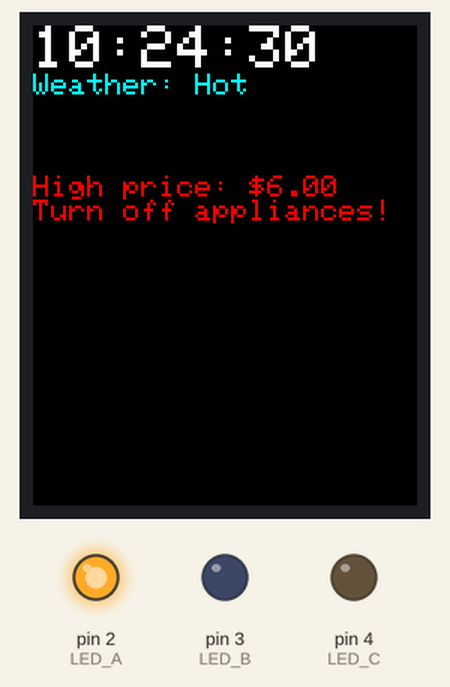
The sketch below on a simulated Arduino Uno, built with avr-gcc and run on an emulated ATmega328P. Shown: 128×160 colour display, output pins drawn as LEDs (lit = HIGH). The local clock reads 2024-03-15 10:24:30 at power-on unless the sketch sets it.

Above: at 0.3 s.
At 9.5 s:
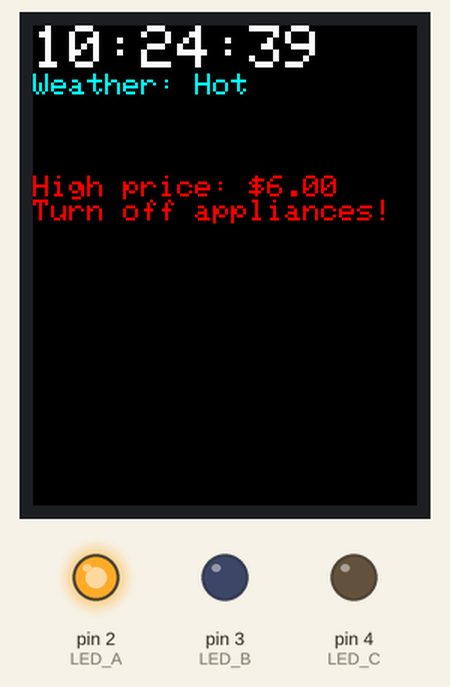
At 18.8 s:
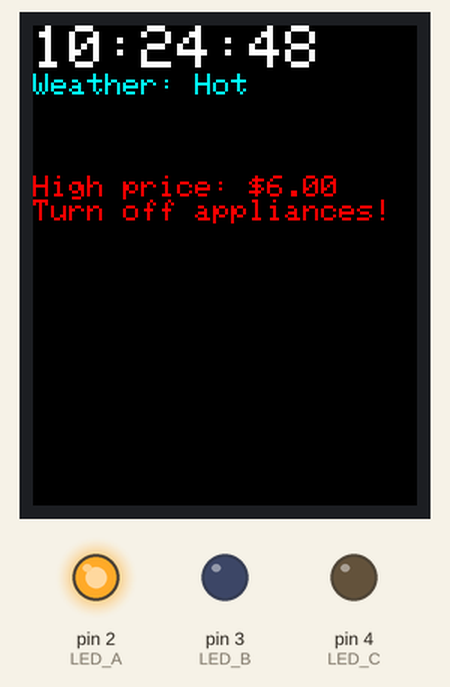
At 38.4 s:
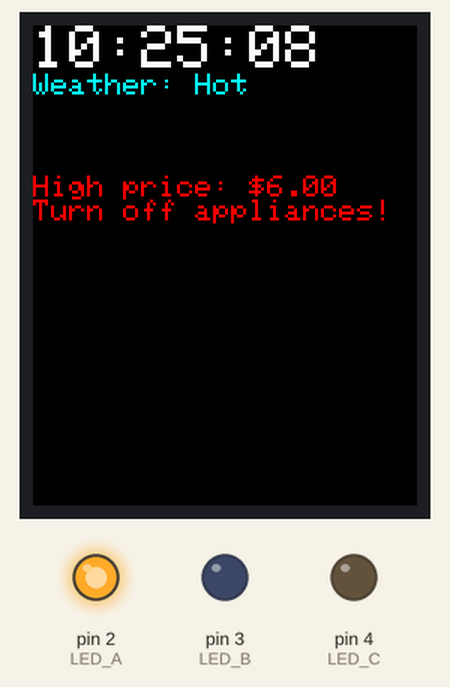
Timing chart, 0 to 39.9 s (numbered marks = the images above):
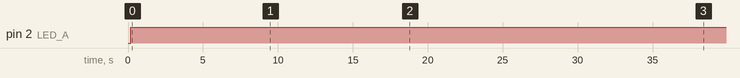

Measured:
- by itself, pin 2 (LED_A): LOW → HIGH at 0.20 s
- what the display in image 1 shows lasts 1.0 s, from 9.5 s to 10.5 s

The sketch:

utility_main.ino
```cpp
#include <Wire.h>
#include <Adafruit_GFX.h>
#include <Adafruit_ST7735.h>
#include <RTClib.h>

// TFT Pins for Arduino Uno
#define cs   10
#define dc   9
#define rst  8

// Define the LED pins
#define LED_A 2  // High demand LED
#define LED_B 3  // Medium demand LED
#define LED_C 4  // Low demand LED

Adafruit_ST7735 tft = Adafruit_ST7735(cs, dc, rst);
RTC_DS3231 rtc;

const char* csvData = "\
Time,Price\n\
1,300\n\
0,280\n\
2,260\n\
3,240\n\
4,220\n\
5,200\n\
6,250\n\
7,300\n\
8,400\n\
9,500\n\
10,600\n\
11,550\n\
12,450\n\
13,450\n\
14,400\n\
15,350\n\
16,300\n\
17,450\n\
18,500\n\
19,600\n\
20,500\n\
21,400\n\
22,350\n\
23,300";

void setup() {
  Serial.begin(9600);

  // Initialize TFT
  tft.initR(INITR_BLACKTAB);
  tft.fillScreen(ST77XX_BLACK);

  // Initialize RTC
  if (!rtc.begin()) {
    Serial.println("Couldn't find RTC");
    while (1);
  }

 //rtc.adjust(DateTime(2025, 4, 21, 22, 48, 0));  // Year, Month, Day, Hour, Min, Sec

  // Setup LED pins
  pinMode(LED_A, OUTPUT);
  pinMode(LED_B, OUTPUT);
  pinMode(LED_C, OUTPUT);
}

void loop() {
  DateTime now = rtc.now();
  displayTimeWeatherAndCheckPrice(now);
  delay(1000); // Update every second
}

void displayTimeWeatherAndCheckPrice(DateTime now) {
  tft.fillScreen(ST77XX_BLACK);
  tft.setCursor(0, 0);
  tft.setTextSize(2);
  tft.setTextColor(ST77XX_WHITE);
  tft.print(now.hour(), DEC);
  tft.print(':');
  if (now.minute() < 10) tft.print('0');
  tft.print(now.minute(), DEC);
  tft.print(':');
  if (now.second() < 10) tft.print('0');
  tft.println(now.second(), DEC);

  tft.setTextSize(1);
  tft.setTextColor(ST77XX_CYAN);

  if (now.hour() >= 0 && now.hour() < 7) {
    tft.print("Weather: Cold");
  } else if (now.hour() >= 7 && now.hour() < 15) {
    tft.print("Weather: Hot");
  } else if (now.hour() >= 15 && now.hour() < 20) {
    tft.print("Weather: Rainy");
  } else {
    tft.print("Weather: Warm");
  }

  checkElectricityPrice(now);
}

void checkElectricityPrice(DateTime now) {
  int hour = now.hour();
  char searchStr[4];
  sprintf(searchStr, "%d,", hour); // Match "hour," format exactly

  char* priceStr = strstr(csvData, searchStr);
  if (priceStr != NULL) {
    int priceInCents = atoi(strchr(priceStr, ',') + 1);
    float priceInDollars = static_cast<float>(priceInCents) / 100.0;

    if (priceInDollars < 3.99) {
      digitalWrite(LED_C, HIGH);
      digitalWrite(LED_B, LOW);
      digitalWrite(LED_A, LOW);
      tft.setTextColor(ST77XX_GREEN);
      tft.setCursor(0, 50);
      tft.print("Low price: $");
      tft.println(priceInDollars);
      tft.println("Use all appliances.");
    } else if (priceInDollars < 4.99) {
      digitalWrite(LED_B, HIGH);
      digitalWrite(LED_C, LOW);
      digitalWrite(LED_A, LOW);
      tft.setTextColor(ST77XX_YELLOW);
      tft.setCursor(0, 50);
      tft.print("Mid price: $");
      tft.println(priceInDollars);
      tft.println("Use priority appliances.");
    } else {
      digitalWrite(LED_A, HIGH);
      digitalWrite(LED_B, LOW);
      digitalWrite(LED_C, LOW);
      tft.setTextColor(ST77XX_RED);
      tft.setCursor(0, 50);
      tft.print("High price: $");
      tft.println(priceInDollars);
      tft.println("Turn off appliances!");
    }
  }
}
```
